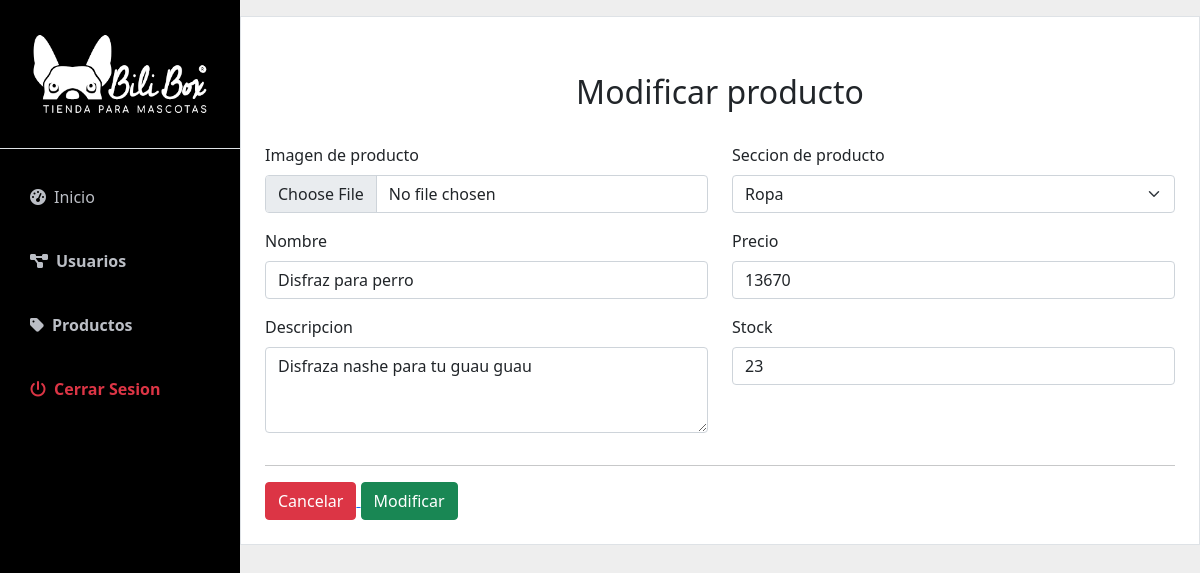
Screenshot of /dash_admin/editar/2/ with the database file from the repository.
### App/models.py (models this page shows)
class Articulo(models.Model):
    imagen = models.ImageField(upload_to='articulos/')
    nombre = models.CharField(max_length=50)
    descripcion = models.CharField(max_length=200, null=True, blank=True)
    precio = models.IntegerField()
    seccion = models.CharField( max_length=30)
    stock = models.IntegerField()
    created = models.DateTimeField(auto_now_add=True)
    updated = models.DateTimeField(auto_now_add=True)
    class Meta:
        verbose_name = 'articulo'
        verbose_name_plural = 'articulos'

### AppDashboardAdmin/views.py (the view)
# urls.py: path('editar/<id>/',views.user_edit, name='editar'),
def user_edit(request, id):
    if id != "":
        producto = Articulo.objects.get(id = id)
        context = {"producto": producto}
        return render(request, "dash_admin/modificar.html", context)
    else:
        context = {"mensaje": "Error, usuario no encontrado"}
        return render(request, "dash_admin/productos.html", context)

### AppCarro/context_processor.py (called while the page is built)
def importe_total_carro(request):
    total=0
    try:
      if request.user.is_authenticated:
        for key, value in request.session["carro"].items():
          total = total + (int(value["precio"]) * value["cantidad"])
      else:
        pass
    except:
      pass
    return {'importe_total_carro':total}

### AppDashboardAdmin/templates/dash_admin/modificar.html (shortened to what this page needs)
{% extends 'dash_admin/base_dash_admin.html' %}
{% load static %}
{% block content %}
<div class="container" id="exampleModal" tabindex="-1" aria-labelledby="exampleModalLabel" aria-hidden="true">
    <div class="row">
            <div class="container mt-3 border p-3" style="background-color: white;">
                <form class="row p-2" action="{% url 'admin_page:modificar' producto.id %}" method="POST"  enctype="multipart/form-data">
                    <div class="mt-3 p-3">
                        <h2 class="text-center mb-3">Modificar producto</h2>
                    </div>
                    <div class="col-lg-6">
                        <div class=" mb-3">
                            <label for="imagen" class="form-label">Imagen de producto</label>
                            <input class="form-control" type="file" id="imagen" name="imagen">
                        </div>
                        <div class=" mb-3">
                            <label for="nombre" class="form-label">Nombre</label>
                            <input type="text" class="form-control" id="nombre" name="nombre" value="{{producto.nombre}}"
                                placeholder="Ingrese nombre del producto">
                        </div>
                        <div class="mb-3">
                            <label for="desc" class="form-label">Descripcion</label>
                            <textarea class="form-control" id="desc" rows="3" name="desc">{{producto.descripcion}}</textarea>
                        </div>
                    </div>
                    <div class="col-lg-6">
                        <label for="" class="form-label">Seccion de producto</label>
                        <select class="form-select mb-3" aria-label="Default select example" name="seccion">
                            <option {% if producto.seccion == "ropa" %} selected {% endif %} value="ropa">Ropa</option>
                        </select>
                        <div class=" mb-3">
                            <label for="precio" class="form-label">Precio</label>
                            <input type="number" class="form-control" id="precio" name="precio" placeholder="$$" value="{{producto.precio}}">
                        </div>
                        <div class=" mb-3">
                            <label for="stock" class="form-label">Stock</label>
                            <input type="number" class="form-control" id="stock" name="stock" value="{{producto.stock}}"
                                placeholder="Ingrese cantidad de stock">
                        </div>
                    </div>
                    <div class="">
                        <hr>
                        <a href="{% url 'admin_page:productos' %}">
                            <button type="button" class="btn btn-danger" data-bs-dismiss="modal">Cancelar</button>
                        </a>
                            <button type="submit" class="btn btn-success">Modificar</button>
                    </div>
                </form>
            </div>
    </div>
</div>
{% endblock %}

### AppDashboard/static/css/dash-style.css (style rules this page uses)
:root { --main-bg-color: #009d63; --main-text-color: #009d63; --second-text-color: #bbbec5; --second-bg-color: #c1efde; }

### rows the page displays
Articulo: nombre "Disfraz para perro", desc "Disfraza nashe para tu guau guau", seccion "Ropa", precio "13670", stock "23"
